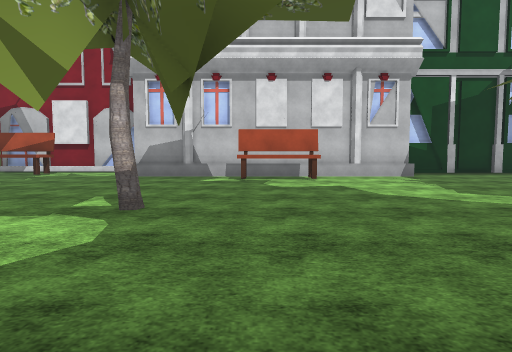
view 1 (above)

24 first-person views from a walk through a 3-D level made in the Unity game engine. The camera is 1.3 m above the floor, tilts 4° down and sees 75° across. The floor is counted in squares, 2 m on a side. Each view is taken from the middle of a square. On the plan, view 1 faces up. The plan holds only what a view shows up to about 10 squares ahead; the rest is blank. The place goes on beyond the plan. Some surface patterns are stand-ins.

view 2
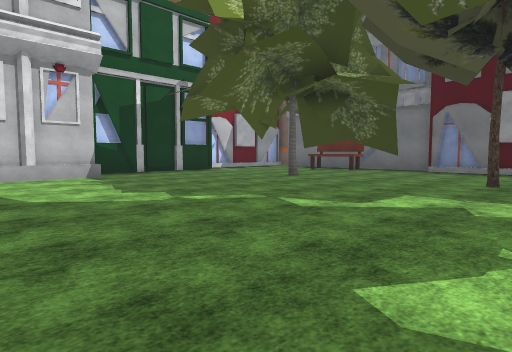

view 3
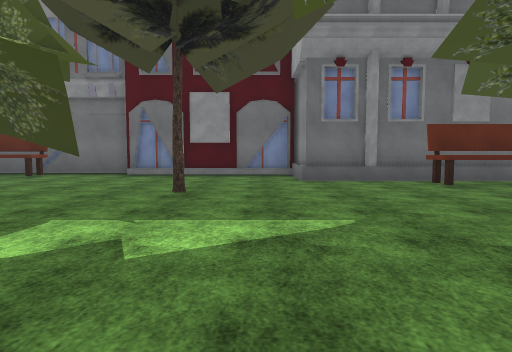

view 4
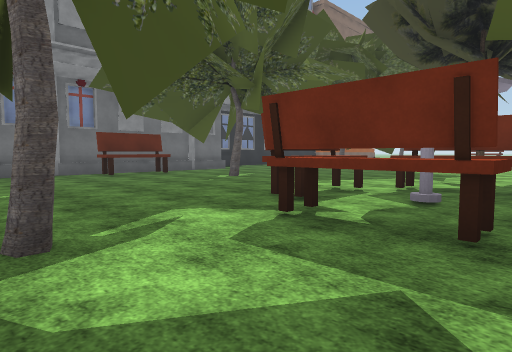

view 5
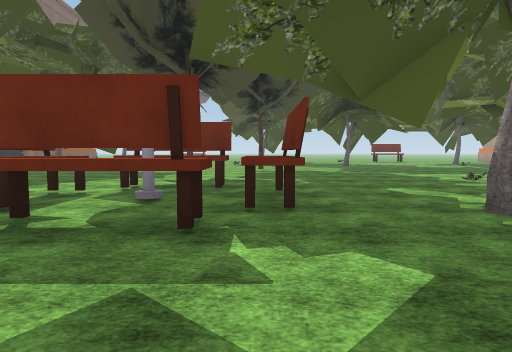

view 6
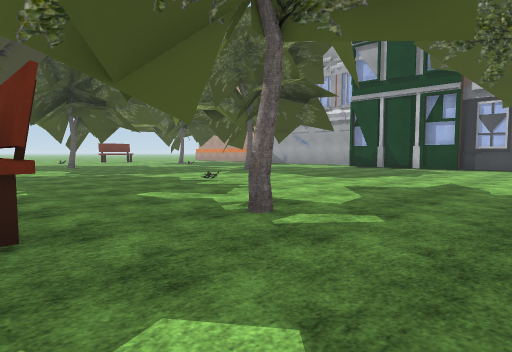

view 7
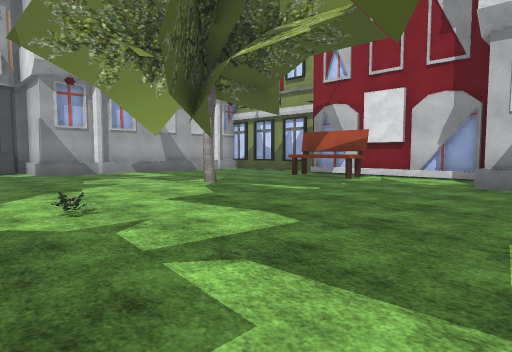

view 8
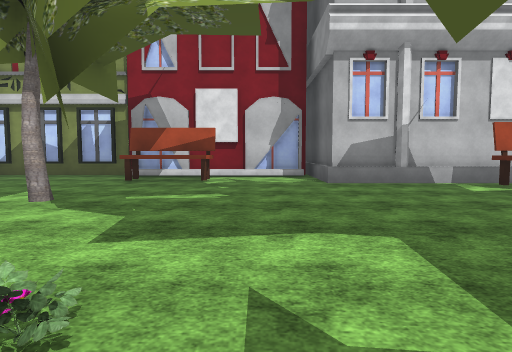

view 9
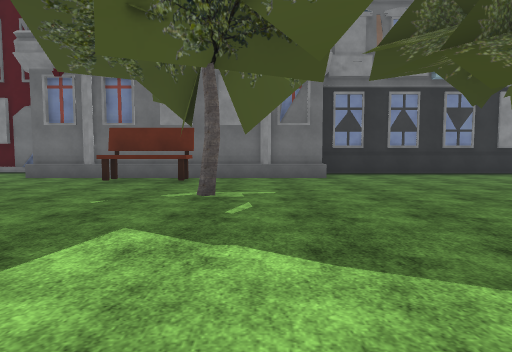

view 10
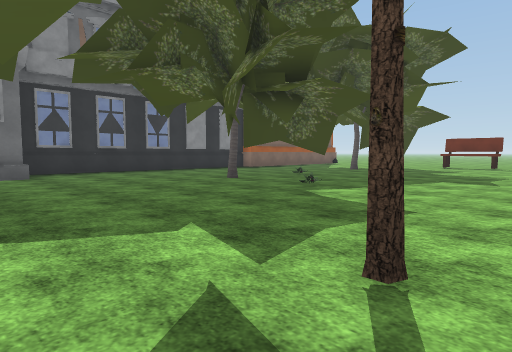

view 11
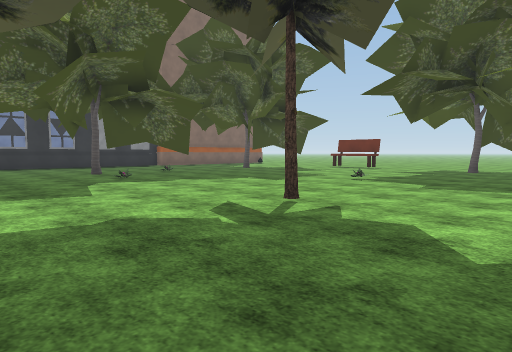

view 12
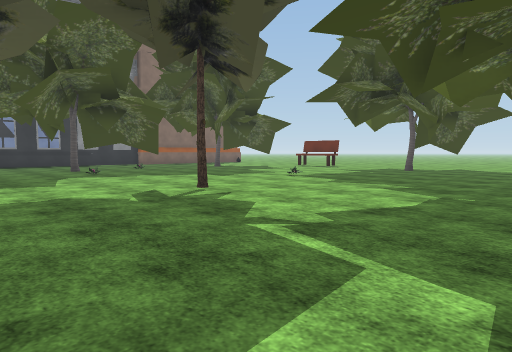

view 13
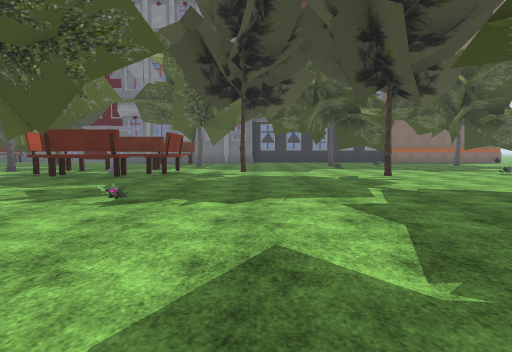

view 14
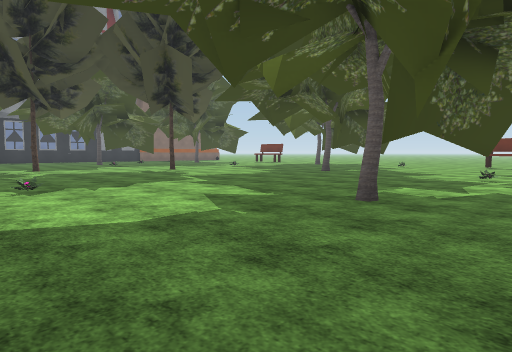

view 15
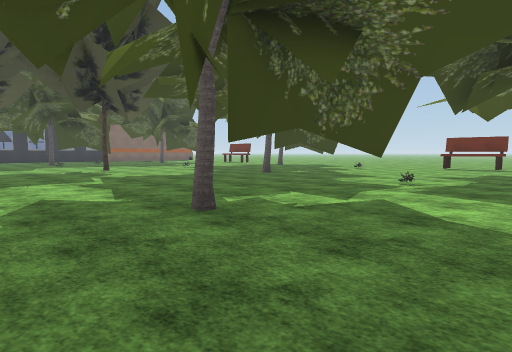

view 16
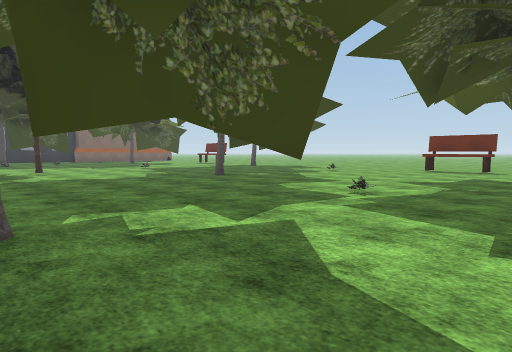

view 17
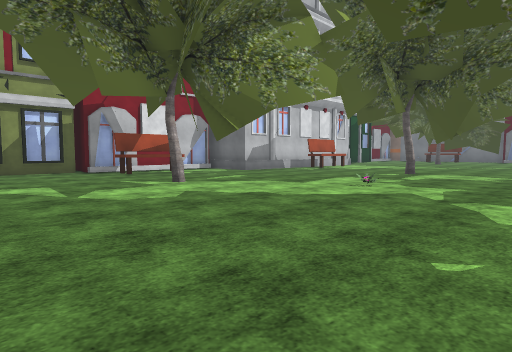

view 18
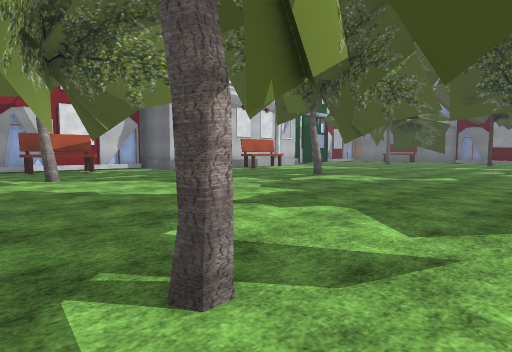

view 19
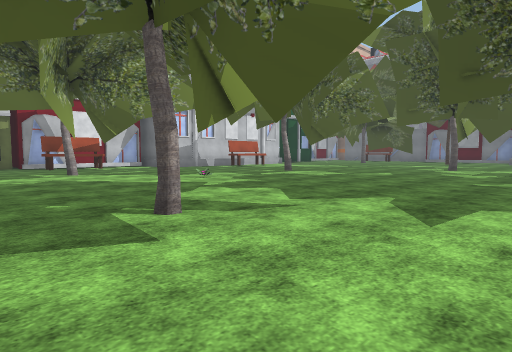

view 20
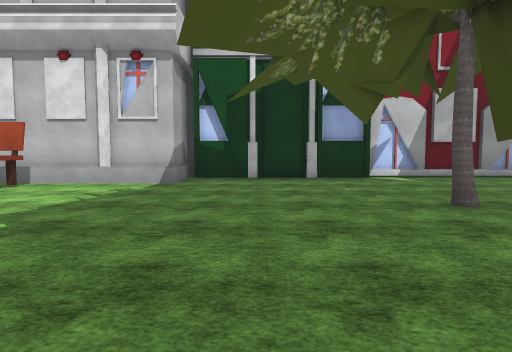

view 21
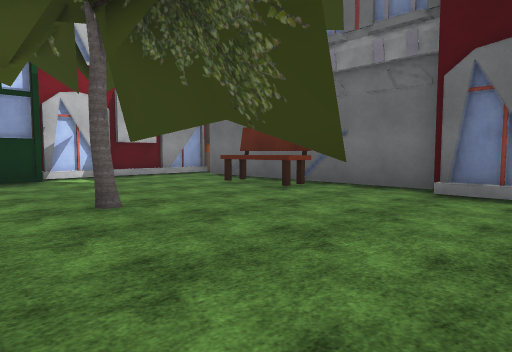

view 22
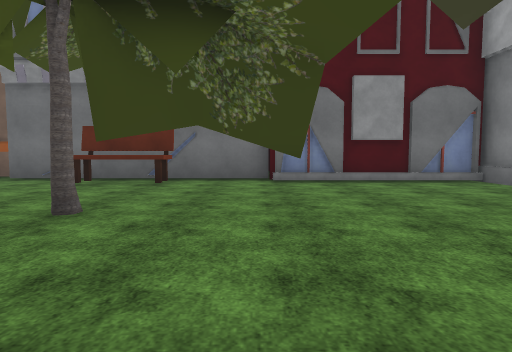

view 23
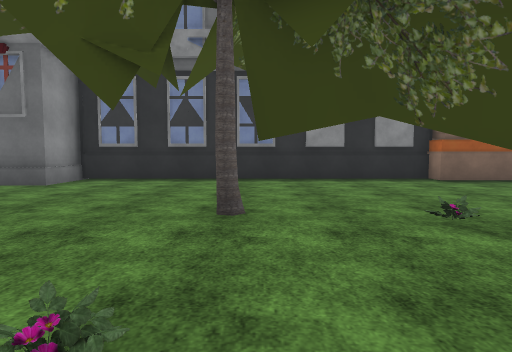

view 24
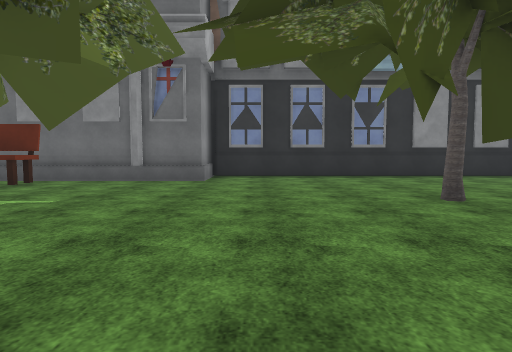

### Floor plan
Key: @ floor where view 1 was taken; # wall or solid block; . floor; B building; E bench; T tree; A table; P plant; O other object.
Columns run from 12 left of view 1 to 14 right of it. Each row starts with its distance up from view 1.
 11  B..B####B      B    B####B
 10  ...EEE..B      B.BBB....#B
  9  ........BBBBBBBB........#
  8  ...........EE...........#
  7  .......................E#
  6 ....#.............. .#..E#
  5 .....................#...#
  4 ..........#..........#...B
  3 ......P.... .............B
  2 .........................#
  1 ....................T....#
  0 .... .......@............#
 -1  ..#...........T.......BB#
 -2  ... ..................B
 -3  ............EE........B
 -4  .........#.E  E......EB
 -5   ..........EA.E......EB
 -6  ............EE....# ..B
 -7  ......P...............B
 -8 .......................B
 -9 ..............T........B##
-10 ........................B
-11 ...#....................#
-12 ...#........T....P......#
-13 ..#................#....B
-14 ...................#....#
-15  ..P...............#....#
-16  ............O..........B

Positions as (right, up) in squares from view 1, and headings:
1: (0, 0), facing up
2: (1, 0), facing up-right
3: (3, 0), facing right
4: (0, 0), facing down-right
5: (0, 0), facing down
6: (0, -1), facing down-left
7: (-2, 2), facing up-left
8: (-5, 2), facing up
9: (2, -7), facing right
10: (1, -7), facing down-right
11: (-3, -9), facing down-right
12: (-5, -9), facing down-right
13: (-9, -9), facing right
14: (-11, -6), facing down-right
15: (-12, -8), facing down-right
16: (-12, -10), facing down-right
17: (-12, 0), facing up-right
18: (-10, -2), facing up-right
19: (-11, -4), facing up-right
20: (6, 2), facing up
21: (7, 2), facing up-right
22: (5, 4), facing right
23: (4, -13), facing right
24: (3, -10), facing right
